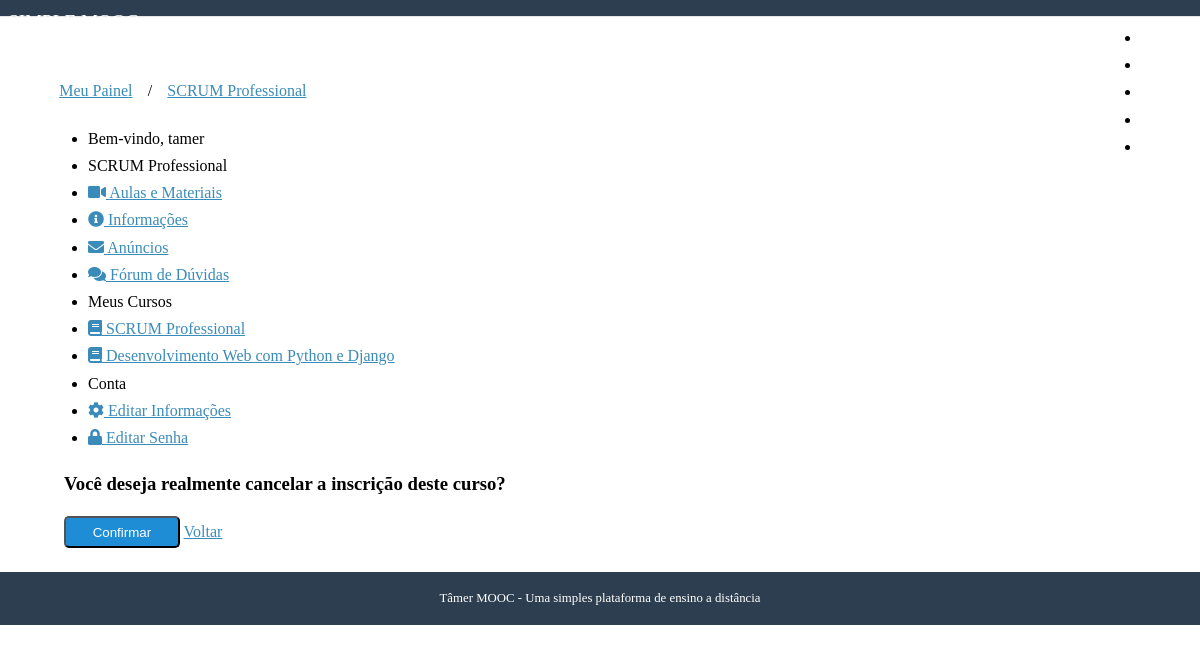
Screenshot of /cursos/scrum-professional/cancelar-inscricao (signed in) with the database file from the repository.
### courses/models.py (models this page shows, shortened)
class Course(models.Model):
    name          = models.CharField('Nome', max_length = 100)
    slug          = models.SlugField('Atalho')
    about         = models.CharField('Descrição breve', blank = True, max_length = 250)
    description   = models.TextField('Descrição completa', blank = True)
    start_date    = models.DateField(
        'Data de Início', null = True, blank = True
    )                                                                           #blank = True diz que não é obrigatório preender
    image         = models.ImageField(
        upload_to = 'courses/images', verbose_name = 'Imagem', null = True, blank = True
    )
    created_at    = models.DateTimeField('Criado em', auto_now_add=True)
    updated_at    = models.DateTimeField('Atualizado em', auto_now=True)
    objects       = CourseManager()
    def __str__(self):
        return(self.name)
    class Meta:
        verbose_name        = 'Curso'
        verbose_name_plural = 'Cursos'
        ordering            = ['name']

class Enrollment(models.Model):
    STATUS_CHOICE = (
        (0, 'Pendente'), (1, 'Aprovado'), (2, 'Cancelado'),
    )
    user          = models.ForeignKey(
        settings.AUTH_USER_MODEL, verbose_name='Usuário', related_name='enrollments', on_delete=models.NOT_PROVIDED
    )
    course        = models.ForeignKey(
        Course, verbose_name='Curso', related_name='enrollments', on_delete=models.NOT_PROVIDED
    )
    status        = models.IntegerField(
        'Situação', choices=STATUS_CHOICE, default=0, blank=True
    )
    created_at    = models.DateTimeField('Criado em', auto_now_add=True)
    apdated_at    = models.DateTimeField('Atualizado em', auto_now = True)
    class Meta:
        verbose_name        = 'Inscrição'
        verbose_name_plural = 'Inscrições'
        unique_together     = (('user', 'course'),)

### accounts/models.py (models this page shows, shortened)
class User(AbstractUser, PermissionError):
    username    = models.CharField(
        'Nome de Usuario', max_length=30, unique=True,
        validators=[validators.RegexValidator(re.compile('^[\w.@+-]+$'),
            'O nome de usuário só pode conter letras, digitos ou os seguintes caracteres: @/./+/-/_','invalid')]
    )
    email       = models.EmailField('E-mail', unique=True)
    name        = models.CharField('Nome', max_length=100, blank = True)
    is_active   = models.BooleanField('Está ativo?', blank=True, default= True)
    is_staff    = models.BooleanField('É da equipe?', blank = True, default=False)
    date_joined = models.DateTimeField('Data de entrada', auto_now_add=True)
    objects = UserManager()
    USERNAME_FIELD = 'username'
    REQUIRED_FIELDS = ['email']
    def __str__(self):
        return self.name or self.username
    class Meta:
        verbose_name = 'Usuário'
        verbose_name_plural = 'Usuários'

### courses/views.py (the view)
# urls.py: path('<slug:slug>/cancelar-inscricao', views.undo_enrollment ,name='undo_enrollment' ),
@login_required
def undo_enrollment(request, slug):
    course     = get_object_or_404(Course, slug=slug)
    enrollment = get_object_or_404(
        Enrollment, user=request.user, course=course
    )
    if request.method == 'POST':
        enrollment.delete()
        messages.success(request, "Inscrição cancelada com suceeso!")
        return redirect('accounts:dashboard')
    template = 'courses/undo_enrollment.html'
    context = {
        'enrollment': enrollment,
        'course': course,
    }
    return render(request, template, context)

### courses/templatetags/courses_tags.py (called while the page is built)
@register.simple_tag
def load_my_courses(user):
    return Enrollment.objects.filter(user=user)

### courses/templates/courses/undo_enrollment.html (shortened to what this page needs)
{% extends 'courses/course_dashboard.html' %}
{% block dashboard_content %}
<form class="" method="post">
    <h3>Você deseja realmente cancelar a inscrição deste curso?</h3>
    <div class="pure-controls">
        <button type="submit" class="pure-button pure-button-primary"> Confirmar</button>
        <a href="{% url 'courses:announcements' enrollment.course.slug %}" class="pure-button"> Voltar</a>
    </div>
</form>
{% endblock %}

### courses/templates/courses/course_dashboard.html
{% extends "dashboard.html" %}
{% block breadcrumb %}
    {{ block.super }}
    <li>/</li>
    <li><a href="{% url 'courses:announcements' course.slug %}"> {{ course }}</a></li>
{% endblock %}
{% block menu_options %}
<li class="pure-menu-heading"> {{ course }} </li>
<li><a href="#"><i class="fa fa-video"></i> Aulas e Materiais</a></li>
<li><a href="#"><i class="fa fa-info-circle"></i> Informações</a></li>
<li><a href="#"><i class="fa fa-envelope"></i> Anúncios</a></li>
<li><a href="#"><i class="fa fa-comments"></i> Fórum de Dúvidas</a></li>
{{ block.super }}
{% endblock%}

### accounts/templates/dashboard.html (shortened to what this page needs)
{% extends "base.html" %}
{% load courses_tags %}
{% block content %}
{% load_my_courses user as enrollments %}
<div class="pure-g-r content-ribbon">
    <div class="pure-u-1">
        <ul class="breadcrumb">
            {% block breadcrumb %}
            <li><a href="{% url 'accounts:dashboard' %}">Meu Painel</a></li>
            {% endblock %}
        </ul>
    </div>
    <div class="pure-u-1-3">
        <div class="pure-menu pure-menu-open">
            <ul>
                <li class= "pure-menu-heading">Bem-vindo, {{ user }}</li>
                {% block menu_options %}
                    <li class="pure-menu-heading">Meus Cursos</li>
                    {% for enrollment in enrollments %}
                        <li><a href="{% url 'courses:announcements' enrollment.course.slug %}">
                            <i class="fas fa-book"></i> {{ enrollment.course }}</a></li>
                        {% empty %}
                            <li>Nenhum curso disponível</li>
                    {% endfor %}
                    <li class="pure-menu-heading"> Conta </li>
                    <li><a href="{% url 'accounts:edit' %}"><i class="fas fa-cog"></i> Editar Informações </a></li>
                    <li><a href="{% url 'accounts:edit_password' %}"><i class="fas fa-lock"></i> Editar Senha</a></li>
                {% endblock %}
            </ul>
        </div>
    </div>
    <div class="pure-u-2-3">
        <div class="inner">
            {% block dashboard_content %}{% endblock %}
        </div>
    </div>
</div>
{% endblock %}

### core/static/css/styles.css (style rules this page uses)
* { -webkit-box-sizing: border-box; -moz-box-sizing: border-box; box-sizing: border-box; }
body { margin: 0 auto; line-height: 1.7em; }
a { color: #3b8bba; }
.content .content-ribbon { margin: 1.5em 3em; }
.pure-button-primary { background-color: #1f8dd6; color: white; padding: 0.5em 2em; border-radius: 5px; }
.inner { padding: 0em 1em; }
ul.breadcrumb { padding: 0; }
ul.breadcrumb li { display: inline-block; }
ul.breadcrumb li a { display: inline-block; padding: 0.3em 0.7em; }

### rows the page displays
Course: name "SCRUM Professional"
User: name+username "tamer"
Enrollment: course "SCRUM Professional"
Enrollment: course "Desenvolvimento Web com Python e Django"
